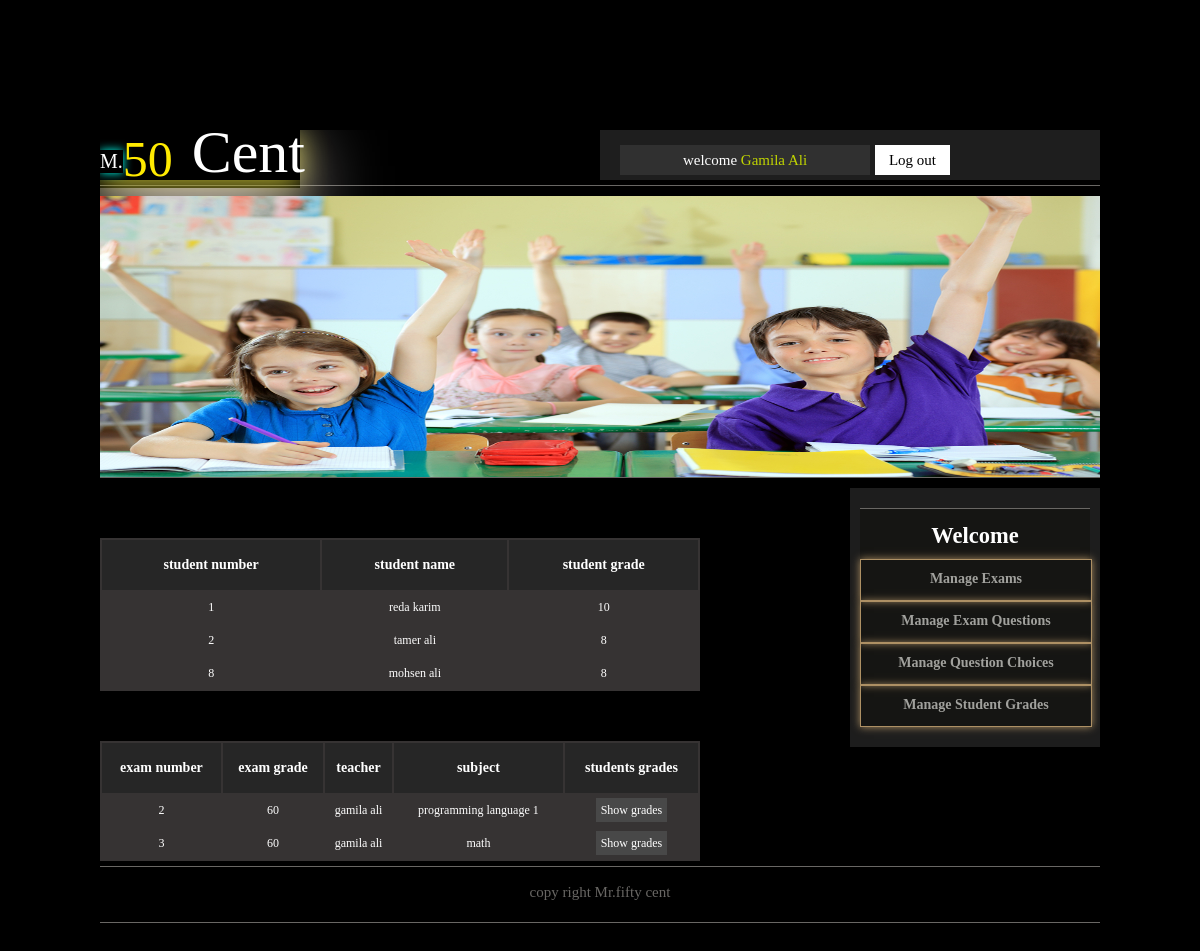
The app's page /school_management/cpanel/students_grade_teacher.php?action=show&id=2 (signed in) with its own data.
### tables this page shows
CREATE TABLE IF NOT EXISTS `grades` (
  `id_student` int(11) NOT NULL DEFAULT '0',
  `id_exam` int(11) NOT NULL DEFAULT '0',
  `grade` int(5) DEFAULT NULL,
  PRIMARY KEY (`id_student`,`id_exam`),
  KEY `id_exam` (`id_exam`)
);

CREATE TABLE IF NOT EXISTS `student` (
  `id` int(11) NOT NULL AUTO_INCREMENT,
  `name` varchar(50) DEFAULT NULL,
  `email` varchar(50) DEFAULT NULL,
  `password` varchar(32) DEFAULT NULL,
  `address` text,
  `phone_number` text,
  PRIMARY KEY (`id`)
);

CREATE TABLE IF NOT EXISTS `exam` (
  `id` int(11) NOT NULL AUTO_INCREMENT,
  `exam_date` text,
  `exam_duration` int(2) DEFAULT NULL,
  `grade` int(3) DEFAULT NULL,
  `id_teacher` int(11) DEFAULT NULL,
  `id_subject` int(11) DEFAULT NULL,
  PRIMARY KEY (`id`),
  KEY `id_teacher` (`id_teacher`),
  KEY `id_subject` (`id_subject`)
);

CREATE TABLE IF NOT EXISTS `teacher` (
  `id` int(11) NOT NULL AUTO_INCREMENT,
  `name` varchar(50) DEFAULT NULL,
  `email` varchar(50) DEFAULT NULL,
  `password` varchar(32) DEFAULT NULL,
  `address` text,
  `phone_number` text,
  `register_date` timestamp NULL DEFAULT NULL,
  PRIMARY KEY (`id`)
);

CREATE TABLE IF NOT EXISTS `subject` (
  `id` int(11) NOT NULL AUTO_INCREMENT,
  `name` varchar(250) DEFAULT NULL,
  PRIMARY KEY (`id`)
);

### school_management/lib/grade.php (called while the page is built, shortened)
<?php
require_once '../config.php';
class Grade{
     public static function retrieveGradeExamByIdExam($id_exam){
        global $dbh;
        $sql=$dbh->prepare("SELECT * FROM grades WHERE id_exam='$id_exam'");
        $sql->execute();
        $data=null;
        while($fetch=$sql->fetch(PDO::FETCH_ASSOC)){
        $data[]=$fetch;
        }
        return $data;
    }
}
?>

### school_management/lib/student.php (called while the page is built, shortened)
<?php
require_once '../config.php';
class Student{
    public static function retrieveStudentById($id){
        global $dbh;
        $sql=$dbh->prepare("SELECT * FROM student WHERE id='$id'");
        $sql->execute();
        $fetch=$sql->fetch(PDO::FETCH_ASSOC);
        return $fetch;
    }
}
?>

### school_management/lib/exam.php (called while the page is built, shortened)
<?php
require_once '../config.php';
class Exam{
     public static function retrieveExamByIdTeacher($id_teacher){
        global $dbh;
        $sql=$dbh->prepare("SELECT * FROM exam WHERE id_teacher='$id_teacher'");
        $sql->execute();
        $data=null;
        while($fetch=$sql->fetch(PDO::FETCH_ASSOC)):
           $data[]=$fetch;
        endwhile;
        return $data;
    }
}
?>

### school_management/lib/teacher.php (called while the page is built, shortened)
<?php
require_once '../config.php';
class Teacher{
     public static function retrieveTeacherNameById($id){
        global $dbh;
        $sql=$dbh->prepare("SELECT name FROM teacher WHERE id='$id'");
        $sql->execute();
        $data=null;
        while($fetch=$sql->fetch(PDO::FETCH_ASSOC)){
        $data=$fetch;
        }
        return $data['name'];
    }
}
?>

### school_management/lib/subject.php (called while the page is built, shortened)
<?php
    require_once '../config.php';
    class Subject{
         public static function retrieveSubjectName($id){
            global $dbh;
            $sql=$dbh->prepare("SELECT name FROM subject WHERE id='$id'");
            $sql->execute();
            $fetch=$sql->fetch(PDO::FETCH_ASSOC);
            if(is_array($fetch)){
                return $fetch['name'];
            }else{
                return FALSE;
            }
        }
    }
?>

### school_management/cpanel/students_grade_teacher.php (the view, shortened to what this page needs)
<?php
    require_once '../lib/teacher.php';
    require_once '../lib/student.php';
    require_once '../lib/subject.php';
    require_once '../lib/question.php';
    require_once '../lib/exam.php';
    require_once '../lib/grade.php';
    require_once 'template/header.php';
?>
<div id="content">
    <?php
        if (!(isset($_SESSION['id']) && isset($_SESSION['name']))) {
            echo 'please log in <a href="login.php">log in</a>';
            echo '<div id="loginImage"><a href="login.php"title="login"><img src="template/images/Log In.jpg"></a></div>';
        } else {
            ?>
    <div id="left_content">
    <?php
    if(isset($_GET['action'],$_GET['id'])){
        $action=$_GET['action'];
        $id_exam=$_GET['id'];
        if($action=='show'){
            echo '<table >
                    <thead style="text-align:center;">
                        <tr>
                            <td> student number</td>
                            <td> student name</td>
                            <td> student grade</td>
                        </tr>
                    </thead>
                    <tbody>';
                    $allGrades=Grade::retrieveGradeExamByIdExam($id_exam);
                    if(is_array($allGrades)){
                        foreach ($allGrades as $grades):
                            $student=Student::retrieveStudentById($grades['id_student']);
                            echo '<tr>
                                    <td>'.$grades['id_student'].'</td>
                                    <td>'.$student['name'].'</td>
                                    <td>'.$grades['grade'].'</td>
                                </tr>';
                        endforeach;
                    }else{
                        echo '<div id="msg">there is no grades for these students</div>';
                    }
                    echo'</tbody>
                </table>';
        }else{
            echo '<div id="msg">invalid action</div>';
        }
    }
    ?>
   <table>
       <thead>
           <tr style="text-align:center;">
               <td>exam number</td>
               <td>exam grade</td>
               <td>teacher</td>
               <td>subject</td>
               <td>students grades</td>
           </tr>
       </thead>
       <tbody>
           <?php
             $allExams=Exam::retrieveExamByIdTeacher($_SESSION['id']);
            if(is_array($allExams)){
                foreach ($allExams as $exams):
                    echo '<tr>
                            <td>'.$exams['id'].'</td>
                            <td>'.$exams['grade'].'</td>
                            <td>'.Teacher::retrieveTeacherNameById($exams['id_teacher']).'</td>
                            <td>'.Subject::retrieveSubjectName($exams['id_subject']).'</td>
                            <td><a href="?action=show&id='.$exams['id'].'">Show grades</a></td>
                         </tr>';
                endforeach;
            }else{
                echo '<tr><td colspan="4">no exams to show</td></tr>';
            }
           ?>
       </tbody>
   </table>
        </div>
    <?php }?>
</div>

### school_management/cpanel/template/header.php (shortened to what this page needs)
<html>
    <head>
        <link type="text/css" rel="stylesheet" href="template/css/base.css"/>
    </head>
    <body>
        <div id="wrapper">
            <div id="header">
                <div id="leftheader">
                    <div id="logo">
                        <p>M.</p><div id="fifty">50</div> <div id="cent">Cent</div>
                    </div>
                </div>
                <div id="rightheader">
                    <?php
                    if (isset($_SESSION['id']) && isset($_SESSION['name'])) {
                        echo'<div id="wellSession">welcome <span>' . $_SESSION['name'] . '</span></div>'.' <div id="logOut"><a href="logout.php">Log out</a></div>';
                    }else{
                        echo'<div id="wellSession">welcome <span>visitors</span></div>'.' <div id="logOut"><a href="login.php">Log in</a></div>';
                    }
                    ?>
                </div>
            </div>
            <div id="slideshow">
                <img src="template/images/dd.jpg"/>
            </div>

### school_management/cpanel/template/css/base.css (style rules this page uses)
body { background:#000; font-family:tahoma; font-style:arial; font-size:15px; color: #fff7a1; }
#wrapper { width:1000px; height:auto; overflow:hidden; margin:130px auto; }
#header { width:100%; height:50px; padding-bottom:5px; border-bottom:1px solid #696764; }
#leftheader { width:50%; height:100%; float:left; }
#logo { width:200px;; height:100%; box-shadow: 0px 5px 30px #c2bb34; }
#logo p { font-size: 20px;color:#FFF;float: left;box-shadow: 0 0px 10px #00ffed; }
#fifty { font-size: 50px;color: #ffea00;box-shadow: 0px 25px 80px #fff2f2; }
#cent { font-size: 60px;color: #FFF;float: right;margin: -70px -5px 0px 0; }
#rightheader { width:50%;height:100%;background:#1e1e1e;float:right; }
#wellSession { float: left;margin: 15px 0px 0px 20px;width: 50%;background: #303030;height: 30px;text-align: center;line-height: 30px;color: #fff; }
#wellSession span { text-transform:capitalize;font-family: georgia;color: #c1d500; }
#logOut { background:#FFF;margin: 15px 150px 0px 0;width: 15%;float: right;height: 30px;text-align: center; }
#logOut a { text-decoration:none;line-height:30px;font-family: georgia;color:#000;display:block; }
#slideshow { width:100%; height:276px; margin:10px 0px; border-bottom:1px solid #696764; padding-bottom:5px; position:relative; }
#slideshow img { width:100%; height:100%; position:absolute; }
#content { width:100%; height:auto; overflow: hidden; border-bottom:1px solid #696764; padding-bottom:5px; }
#left_content { width:750px;height:auto;overflow:hidden;float:left; }
#right_content { width:250px;height:auto;overflow:hidden;background:#1d1d1d; }
#menue { margin:20px 10px;background:#151513;width:230px;text-transform:capitalize; }
#menue_head { text-align:center;border-top:solid 1px #696764;width:100%;height:50px;line-height:16px;font-family:georgia;color:#FFF; }
.list_head { width:100%;height:40px;text-align:center;border:1px solid #ad9064;box-shadow: 0px 0px 8px #ad9064;cursor:pointer; }
.list_head h3 { line-height:10px;font-size: 14px;color:#A1A19D; }
#content table { background: #363333; display:blok; margin: 50px 0px 0px; color:#FFF; width:80%; border:solid 1px rgb(38, 38, 38) none repeat scroll 0% 0%; }
#content table thead { background: rgb(38, 38, 38) none repeat scroll 0% 0%; height: 50px; font-family: tahoma; font-style:normal; font-size: 14px; font-weight: bold; color: rgb(255, 255, 255); }
#content table tbody { height: 30px; font-family: tahoma; font-style:normal; font-size: 12px; color: #FFF; text-align: center; }
#content table tbody tr td { padding:8px 0; }
#content table tbody tr td a { text-decoration:none ; width:20px; height:10px; background: #484848 none repeat scroll 0% 0%; color: #FFF; padding:5px; transition: color 2s ease 0s; }
#footer { width:100%; height:50px; padding-bottom:5px; border-bottom:1px solid #696764; text-align:center; line-height:50px; }
#footer a { text-decoration:none; color:#696764; }

### records on screen
grades: id_student "1", id_student.name "reda karim", grade "10"
grades: id_student "2", id_student.name "tamer ali", grade "8"
grades: id_student "8", id_student.name "mohsen ali", grade "8"
exam: id "2", grade "60", id_teacher.name "gamila ali", id_subject.name "programming language 1"
exam: id "3", grade "60", id_teacher.name "gamila ali", id_subject.name "math"

### other values on screen
$_SESSION['name'] "Gamila Ali"
